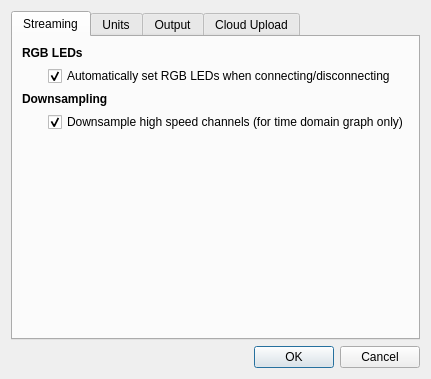
<?xml version="1.0" encoding="UTF-8"?>
<ui version="4.0">
 <class>PreferencesDialog</class>
 <widget class="QDialog" name="PreferencesDialog">
  <property name="geometry">
   <rect>
    <x>0</x>
    <y>0</y>
    <width>414</width>
    <height>379</height>
   </rect>
  </property>
  <property name="windowTitle">
   <string>Preferences</string>
  </property>
  <layout class="QVBoxLayout" name="verticalLayout">
   <item>
    <widget class="QTabWidget" name="tabWidget">
     <property name="currentIndex">
      <number>0</number>
     </property>
     <widget class="QWidget" name="streamingTab">
      <attribute name="title">
       <string>Streaming</string>
      </attribute>
      <layout class="QGridLayout" name="gridLayout_3">
       <item row="1" column="0">
        <spacer name="horizontalSpacer_3">
         <property name="orientation">
          <enum>Qt::Horizontal</enum>
         </property>
         <property name="sizeType">
          <enum>QSizePolicy::Fixed</enum>
         </property>
         <property name="sizeHint" stdset="0">
          <size>
           <width>20</width>
           <height>10</height>
          </size>
         </property>
        </spacer>
       </item>
       <item row="1" column="1">
        <widget class="QCheckBox" name="automaticRGBCheckBox">
         <property name="text">
          <string>Automatically set RGB LEDs when connecting/disconnecting</string>
         </property>
         <property name="checked">
          <bool>true</bool>
         </property>
        </widget>
       </item>
       <item row="0" column="0" colspan="2">
        <widget class="QLabel" name="ledsLabel">
         <property name="font">
          <font>
           <weight>75</weight>
           <bold>true</bold>
          </font>
         </property>
         <property name="text">
          <string>RGB LEDs</string>
         </property>
        </widget>
       </item>
       <item row="5" column="0" colspan="2">
        <spacer name="verticalSpacer_9">
         <property name="orientation">
          <enum>Qt::Vertical</enum>
         </property>
         <property name="sizeHint" stdset="0">
          <size>
           <width>369</width>
           <height>243</height>
          </size>
         </property>
        </spacer>
       </item>
       <item row="2" column="0" colspan="2">
        <widget class="QLabel" name="downsamplingLabel">
         <property name="font">
          <font>
           <weight>75</weight>
           <bold>true</bold>
          </font>
         </property>
         <property name="text">
          <string>Downsampling</string>
         </property>
        </widget>
       </item>
       <item row="3" column="1">
        <widget class="QCheckBox" name="downsampleCheckBox">
         <property name="text">
          <string>Downsample high speed channels (for time domain graph only)</string>
         </property>
         <property name="checked">
          <bool>true</bool>
         </property>
        </widget>
       </item>
      </layout>
     </widget>
     <widget class="QWidget" name="unitTab">
      <attribute name="title">
       <string>Units</string>
      </attribute>
      <layout class="QGridLayout" name="gridLayout">
       <item row="0" column="0" colspan="2">
        <widget class="QLabel" name="unitsLabel">
         <property name="font">
          <font>
           <weight>75</weight>
           <bold>true</bold>
          </font>
         </property>
         <property name="text">
          <string>Display Units</string>
         </property>
        </widget>
       </item>
       <item row="1" column="0">
        <spacer name="horizontalSpacer">
         <property name="orientation">
          <enum>Qt::Horizontal</enum>
         </property>
         <property name="sizeType">
          <enum>QSizePolicy::Fixed</enum>
         </property>
         <property name="sizeHint" stdset="0">
          <size>
           <width>20</width>
           <height>13</height>
          </size>
         </property>
        </spacer>
       </item>
       <item row="4" column="0" colspan="2">
        <spacer name="verticalSpacer_7">
         <property name="orientation">
          <enum>Qt::Vertical</enum>
         </property>
         <property name="sizeHint" stdset="0">
          <size>
           <width>20</width>
           <height>0</height>
          </size>
         </property>
        </spacer>
       </item>
       <item row="1" column="1">
        <layout class="QGridLayout" name="unitGridLayout">
         <item row="0" column="0">
          <widget class="QRadioButton" name="metricUnits">
           <property name="font">
            <font>
             <weight>75</weight>
             <bold>true</bold>
            </font>
           </property>
           <property name="text">
            <string>SI</string>
           </property>
          </widget>
         </item>
         <item row="0" column="1">
          <widget class="QRadioButton" name="usUnits">
           <property name="font">
            <font>
             <weight>75</weight>
             <bold>true</bold>
            </font>
           </property>
           <property name="text">
            <string>US Customary</string>
           </property>
          </widget>
         </item>
         <item row="0" column="2">
          <widget class="QRadioButton" name="mixedUnits">
           <property name="font">
            <font>
             <weight>75</weight>
             <bold>true</bold>
            </font>
           </property>
           <property name="text">
            <string>Mixed</string>
           </property>
          </widget>
         </item>
        </layout>
       </item>
      </layout>
     </widget>
     <widget class="QWidget" name="outputTab">
      <attribute name="title">
       <string>Output</string>
      </attribute>
      <layout class="QGridLayout" name="gridLayout_2" columnstretch="0,1,0">
       <item row="6" column="0" colspan="3">
        <spacer name="verticalSpacer_8">
         <property name="orientation">
          <enum>Qt::Vertical</enum>
         </property>
         <property name="sizeHint" stdset="0">
          <size>
           <width>369</width>
           <height>237</height>
          </size>
         </property>
        </spacer>
       </item>
       <item row="0" column="0" colspan="3">
        <widget class="QLabel" name="outputLocationLabel">
         <property name="font">
          <font>
           <weight>75</weight>
           <bold>true</bold>
          </font>
         </property>
         <property name="text">
          <string>Output Location</string>
         </property>
        </widget>
       </item>
       <item row="5" column="2">
        <widget class="QSpinBox" name="compressionLevel">
         <property name="minimum">
          <number>0</number>
         </property>
         <property name="maximum">
          <number>9</number>
         </property>
         <property name="value">
          <number>6</number>
         </property>
        </widget>
       </item>
       <item row="3" column="0" colspan="3">
        <widget class="QLabel" name="compressionLabel">
         <property name="font">
          <font>
           <weight>75</weight>
           <bold>true</bold>
          </font>
         </property>
         <property name="text">
          <string>Compression</string>
         </property>
        </widget>
       </item>
       <item row="5" column="1">
        <widget class="QLabel" name="compressionLevelLabel">
         <property name="text">
          <string>Compression Level (default 6)</string>
         </property>
        </widget>
       </item>
       <item row="1" column="1" colspan="2">
        <layout class="QHBoxLayout" name="horizontalLayout">
         <item>
          <widget class="QLineEdit" name="outputLocation"/>
         </item>
         <item>
          <widget class="QPushButton" name="browseButton">
           <property name="text">
            <string>Browse...</string>
           </property>
          </widget>
         </item>
        </layout>
       </item>
       <item row="1" column="0">
        <spacer name="horizontalSpacer_2">
         <property name="orientation">
          <enum>Qt::Horizontal</enum>
         </property>
         <property name="sizeType">
          <enum>QSizePolicy::Fixed</enum>
         </property>
         <property name="sizeHint" stdset="0">
          <size>
           <width>20</width>
           <height>10</height>
          </size>
         </property>
        </spacer>
       </item>
      </layout>
     </widget>
     <widget class="QWidget" name="uploadTab">
      <attribute name="title">
       <string>Cloud Upload</string>
      </attribute>
      <layout class="QGridLayout" name="gridLayout_4">
       <item row="5" column="3">
        <widget class="QLineEdit" name="uploadAccessKeyID">
         <property name="enabled">
          <bool>false</bool>
         </property>
        </widget>
       </item>
       <item row="5" column="2">
        <widget class="QLabel" name="uploadAccessKeyIDLabel">
         <property name="enabled">
          <bool>false</bool>
         </property>
         <property name="text">
          <string>AWS Access Key ID</string>
         </property>
        </widget>
       </item>
       <item row="2" column="1">
        <spacer name="horizontalSpacer_5">
         <property name="orientation">
          <enum>Qt::Horizontal</enum>
         </property>
         <property name="sizeType">
          <enum>QSizePolicy::Fixed</enum>
         </property>
         <property name="sizeHint" stdset="0">
          <size>
           <width>20</width>
           <height>13</height>
          </size>
         </property>
        </spacer>
       </item>
       <item row="1" column="1" colspan="3">
        <widget class="QCheckBox" name="enableUpload">
         <property name="text">
          <string>Enable AWS S3 Upload</string>
         </property>
        </widget>
       </item>
       <item row="6" column="3">
        <widget class="QLineEdit" name="uploadSecretAccessKey">
         <property name="enabled">
          <bool>false</bool>
         </property>
         <property name="echoMode">
          <enum>QLineEdit::PasswordEchoOnEdit</enum>
         </property>
        </widget>
       </item>
       <item row="2" column="2">
        <widget class="QLabel" name="s3BucketLabel">
         <property name="enabled">
          <bool>false</bool>
         </property>
         <property name="text">
          <string>S3 Bucket</string>
         </property>
        </widget>
       </item>
       <item row="0" column="0" colspan="3">
        <widget class="QLabel" name="uploadLabel">
         <property name="font">
          <font>
           <weight>75</weight>
           <bold>true</bold>
          </font>
         </property>
         <property name="text">
          <string>Amazon S3 Upload</string>
         </property>
        </widget>
       </item>
       <item row="4" column="2">
        <widget class="QLabel" name="uploadDirectoryLabel">
         <property name="enabled">
          <bool>false</bool>
         </property>
         <property name="text">
          <string>Upload Directory</string>
         </property>
        </widget>
       </item>
       <item row="4" column="3">
        <widget class="QLineEdit" name="uploadDirectory">
         <property name="enabled">
          <bool>false</bool>
         </property>
        </widget>
       </item>
       <item row="1" column="0">
        <spacer name="horizontalSpacer_4">
         <property name="orientation">
          <enum>Qt::Horizontal</enum>
         </property>
         <property name="sizeType">
          <enum>QSizePolicy::Fixed</enum>
         </property>
         <property name="sizeHint" stdset="0">
          <size>
           <width>20</width>
           <height>13</height>
          </size>
         </property>
        </spacer>
       </item>
       <item row="8" column="0" colspan="4">
        <spacer name="verticalSpacer_10">
         <property name="orientation">
          <enum>Qt::Vertical</enum>
         </property>
         <property name="sizeHint" stdset="0">
          <size>
           <width>369</width>
           <height>116</height>
          </size>
         </property>
        </spacer>
       </item>
       <item row="2" column="3">
        <widget class="QLineEdit" name="s3Bucket">
         <property name="enabled">
          <bool>false</bool>
         </property>
        </widget>
       </item>
       <item row="7" column="2" colspan="2">
        <widget class="QCheckBox" name="uploadDeleteOriginal">
         <property name="enabled">
          <bool>false</bool>
         </property>
         <property name="text">
          <string>Delete original .apd after successful upload</string>
         </property>
        </widget>
       </item>
       <item row="6" column="2">
        <widget class="QLabel" name="uploadSecretAccessKeyLabel">
         <property name="enabled">
          <bool>false</bool>
         </property>
         <property name="text">
          <string>AWS Secret Access Key</string>
         </property>
        </widget>
       </item>
       <item row="3" column="2">
        <widget class="QLabel" name="awsRegionLabel">
         <property name="enabled">
          <bool>false</bool>
         </property>
         <property name="text">
          <string>S3 Bucket AWS Region</string>
         </property>
        </widget>
       </item>
       <item row="3" column="3">
        <widget class="QLineEdit" name="awsRegion">
         <property name="enabled">
          <bool>false</bool>
         </property>
        </widget>
       </item>
      </layout>
     </widget>
    </widget>
   </item>
   <item>
    <widget class="QDialogButtonBox" name="buttonBox">
     <property name="orientation">
      <enum>Qt::Horizontal</enum>
     </property>
     <property name="standardButtons">
      <set>QDialogButtonBox::Cancel|QDialogButtonBox::Ok</set>
     </property>
    </widget>
   </item>
  </layout>
 </widget>
 <tabstops>
  <tabstop>tabWidget</tabstop>
  <tabstop>automaticRGBCheckBox</tabstop>
  <tabstop>metricUnits</tabstop>
  <tabstop>usUnits</tabstop>
  <tabstop>mixedUnits</tabstop>
  <tabstop>outputLocation</tabstop>
  <tabstop>browseButton</tabstop>
  <tabstop>compressionLevel</tabstop>
  <tabstop>enableUpload</tabstop>
  <tabstop>s3Bucket</tabstop>
  <tabstop>awsRegion</tabstop>
  <tabstop>uploadDirectory</tabstop>
  <tabstop>uploadAccessKeyID</tabstop>
  <tabstop>uploadSecretAccessKey</tabstop>
  <tabstop>uploadDeleteOriginal</tabstop>
  <tabstop>buttonBox</tabstop>
 </tabstops>
 <resources/>
 <connections>
  <connection>
   <sender>buttonBox</sender>
   <signal>accepted()</signal>
   <receiver>PreferencesDialog</receiver>
   <slot>accept()</slot>
   <hints>
    <hint type="sourcelabel">
     <x>257</x>
     <y>369</y>
    </hint>
    <hint type="destinationlabel">
     <x>157</x>
     <y>274</y>
    </hint>
   </hints>
  </connection>
  <connection>
   <sender>buttonBox</sender>
   <signal>rejected()</signal>
   <receiver>PreferencesDialog</receiver>
   <slot>reject()</slot>
   <hints>
    <hint type="sourcelabel">
     <x>325</x>
     <y>369</y>
    </hint>
    <hint type="destinationlabel">
     <x>286</x>
     <y>274</y>
    </hint>
   </hints>
  </connection>
  <connection>
   <sender>enableUpload</sender>
   <signal>toggled(bool)</signal>
   <receiver>s3BucketLabel</receiver>
   <slot>setEnabled(bool)</slot>
   <hints>
    <hint type="sourcelabel">
     <x>106</x>
     <y>69</y>
    </hint>
    <hint type="destinationlabel">
     <x>113</x>
     <y>93</y>
    </hint>
   </hints>
  </connection>
  <connection>
   <sender>enableUpload</sender>
   <signal>toggled(bool)</signal>
   <receiver>s3Bucket</receiver>
   <slot>setEnabled(bool)</slot>
   <hints>
    <hint type="sourcelabel">
     <x>231</x>
     <y>69</y>
    </hint>
    <hint type="destinationlabel">
     <x>235</x>
     <y>92</y>
    </hint>
   </hints>
  </connection>
  <connection>
   <sender>enableUpload</sender>
   <signal>toggled(bool)</signal>
   <receiver>uploadDirectoryLabel</receiver>
   <slot>setEnabled(bool)</slot>
   <hints>
    <hint type="sourcelabel">
     <x>143</x>
     <y>67</y>
    </hint>
    <hint type="destinationlabel">
     <x>168</x>
     <y>153</y>
    </hint>
   </hints>
  </connection>
  <connection>
   <sender>enableUpload</sender>
   <signal>toggled(bool)</signal>
   <receiver>uploadDirectory</receiver>
   <slot>setEnabled(bool)</slot>
   <hints>
    <hint type="sourcelabel">
     <x>192</x>
     <y>65</y>
    </hint>
    <hint type="destinationlabel">
     <x>340</x>
     <y>153</y>
    </hint>
   </hints>
  </connection>
  <connection>
   <sender>enableUpload</sender>
   <signal>toggled(bool)</signal>
   <receiver>uploadAccessKeyIDLabel</receiver>
   <slot>setEnabled(bool)</slot>
   <hints>
    <hint type="sourcelabel">
     <x>169</x>
     <y>68</y>
    </hint>
    <hint type="destinationlabel">
     <x>185</x>
     <y>179</y>
    </hint>
   </hints>
  </connection>
  <connection>
   <sender>enableUpload</sender>
   <signal>toggled(bool)</signal>
   <receiver>uploadAccessKeyID</receiver>
   <slot>setEnabled(bool)</slot>
   <hints>
    <hint type="sourcelabel">
     <x>341</x>
     <y>62</y>
    </hint>
    <hint type="destinationlabel">
     <x>391</x>
     <y>179</y>
    </hint>
   </hints>
  </connection>
  <connection>
   <sender>enableUpload</sender>
   <signal>toggled(bool)</signal>
   <receiver>uploadSecretAccessKeyLabel</receiver>
   <slot>setEnabled(bool)</slot>
   <hints>
    <hint type="sourcelabel">
     <x>207</x>
     <y>67</y>
    </hint>
    <hint type="destinationlabel">
     <x>171</x>
     <y>205</y>
    </hint>
   </hints>
  </connection>
  <connection>
   <sender>enableUpload</sender>
   <signal>toggled(bool)</signal>
   <receiver>uploadSecretAccessKey</receiver>
   <slot>setEnabled(bool)</slot>
   <hints>
    <hint type="sourcelabel">
     <x>258</x>
     <y>69</y>
    </hint>
    <hint type="destinationlabel">
     <x>375</x>
     <y>205</y>
    </hint>
   </hints>
  </connection>
  <connection>
   <sender>enableUpload</sender>
   <signal>toggled(bool)</signal>
   <receiver>uploadDeleteOriginal</receiver>
   <slot>setEnabled(bool)</slot>
   <hints>
    <hint type="sourcelabel">
     <x>279</x>
     <y>65</y>
    </hint>
    <hint type="destinationlabel">
     <x>309</x>
     <y>228</y>
    </hint>
   </hints>
  </connection>
  <connection>
   <sender>enableUpload</sender>
   <signal>toggled(bool)</signal>
   <receiver>awsRegionLabel</receiver>
   <slot>setEnabled(bool)</slot>
   <hints>
    <hint type="sourcelabel">
     <x>145</x>
     <y>72</y>
    </hint>
    <hint type="destinationlabel">
     <x>147</x>
     <y>120</y>
    </hint>
   </hints>
  </connection>
  <connection>
   <sender>enableUpload</sender>
   <signal>toggled(bool)</signal>
   <receiver>awsRegion</receiver>
   <slot>setEnabled(bool)</slot>
   <hints>
    <hint type="sourcelabel">
     <x>277</x>
     <y>68</y>
    </hint>
    <hint type="destinationlabel">
     <x>271</x>
     <y>124</y>
    </hint>
   </hints>
  </connection>
 </connections>
</ui>
